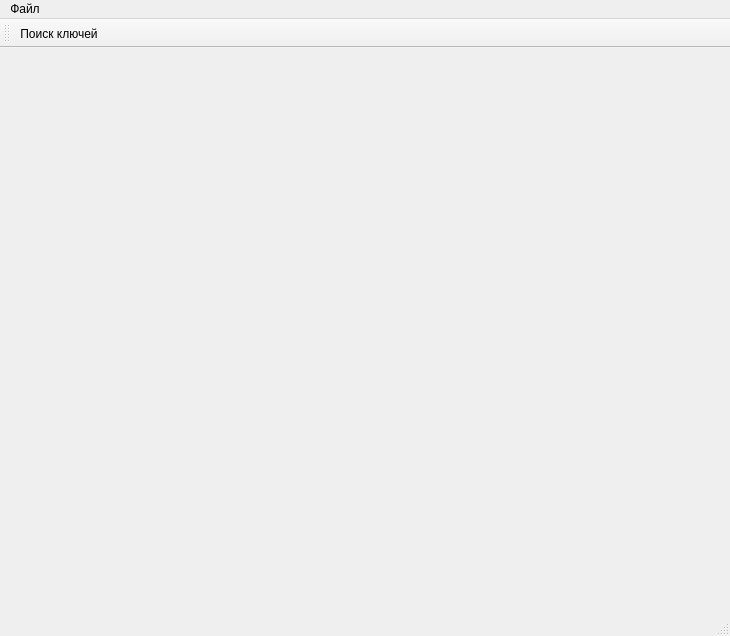
<?xml version="1.0" encoding="UTF-8"?>
<ui version="4.0">
 <class>MainWindow</class>
 <widget class="QMainWindow" name="MainWindow">
  <property name="geometry">
   <rect>
    <x>0</x>
    <y>0</y>
    <width>730</width>
    <height>636</height>
   </rect>
  </property>
  <property name="windowTitle">
   <string>MainWindow</string>
  </property>
  <widget class="QWidget" name="centralWidget"/>
  <widget class="QMenuBar" name="menuBar">
   <property name="geometry">
    <rect>
     <x>0</x>
     <y>0</y>
     <width>730</width>
     <height>23</height>
    </rect>
   </property>
   <widget class="QMenu" name="menuFile">
    <property name="title">
     <string>Файл</string>
    </property>
    <addaction name="actionFindKeys"/>
    <addaction name="separator"/>
    <addaction name="actionExit"/>
   </widget>
   <addaction name="menuFile"/>
  </widget>
  <widget class="QToolBar" name="mainToolBar">
   <attribute name="toolBarArea">
    <enum>TopToolBarArea</enum>
   </attribute>
   <attribute name="toolBarBreak">
    <bool>false</bool>
   </attribute>
   <addaction name="actionFindKeys"/>
  </widget>
  <widget class="QStatusBar" name="statusBar"/>
  <action name="actionFindKeys">
   <property name="icon">
    <iconset resource="recource.qrc">
     <normaloff>:/Icons/keys.png</normaloff>:/Icons/keys.png</iconset>
   </property>
   <property name="text">
    <string>Поиск ключей</string>
   </property>
   <property name="shortcut">
    <string>Ctrl+F</string>
   </property>
  </action>
  <action name="actionExit">
   <property name="text">
    <string>Выход</string>
   </property>
  </action>
 </widget>
 <layoutdefault spacing="6" margin="11"/>
 <resources>
  <include location="recource.qrc"/>
 </resources>
 <connections/>
</ui>
